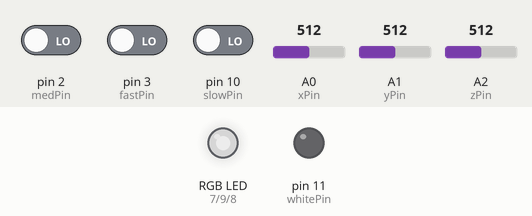
A sketch run on a simulated Arduino Uno, built with avr-gcc and run on an emulated ATmega328P. Shown: an RGB LED mixed from three pins (HIGH = lit), output pins drawn as LEDs (lit = HIGH). The inputs (shaded band) are chosen by the test bench; at power-on: A0 (xPin) = 512, A1 (yPin) = 512, A2 (zPin) = 512, pin 2 (medPin) LOW, pin 3 (fastPin) LOW, pin 10 (slowPin) LOW. Dim RGB values are drawn brighter than linear.

Above: at 1.24 s.
1.3 s: A0 (xPin) set to 139
4.3 s: A0 (xPin) set to 119
At 4.56 s:
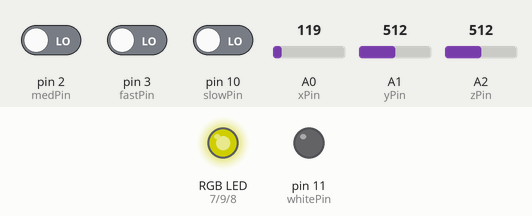
7.3 s: A1 (yPin) set to 122
At 7.68 s:
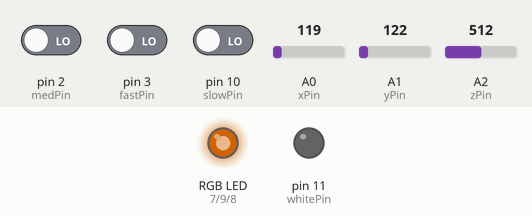
10.3 s: A2 (zPin) set to 137
13.3 s: A2 (zPin) set to 118
At 13.4 s:
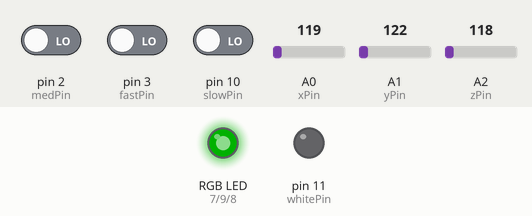
16.3 s: A1 (yPin) set to 0
At 17.7 s:
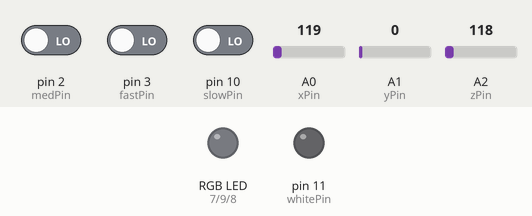
Timing chart, 0 to 18.8 s (numbered marks = the images above; inputs shaded):
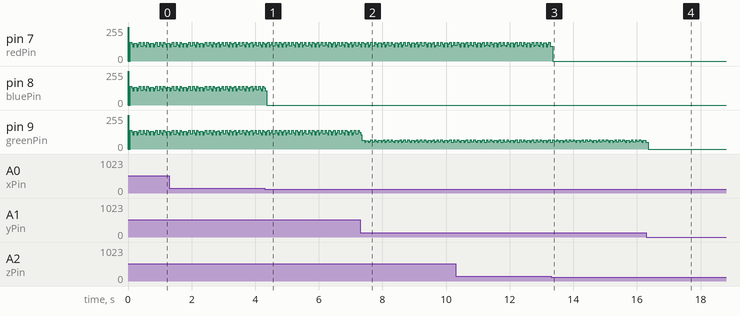

Measured:
- the behaviour switches between 128 and 127 on A0 (xPin) (found by bisection; images 0 and 1)
- the behaviour switches between 128 and 127 on A2 (zPin) (found by bisection; images 2 and 3)

The sketch:

light_dancing_mk1.ino
```cpp
int xPin = A0, yPin = A1, zPin = A2;
int redPin = 7, greenPin = 9, bluePin = 8, whitePin = 11;
int redVal, greenVal, blueVal, whiteVal;
int slowPin = 10, medPin = 2, fastPin = 3;
boolean isSlow, isMed, isFast;
int flashPeriod;
float rCoef = 0.5f, gCoef = 0.5f, bCoef = 0.5f;

void setup() {
  pinMode(redPin, OUTPUT);
  pinMode(greenPin, OUTPUT);
  pinMode(bluePin, OUTPUT);
  pinMode(whitePin, OUTPUT);
  pinMode(slowPin, INPUT);
  pinMode(medPin, INPUT);
  pinMode(fastPin, INPUT);
}

void loop() {
  redVal = analogRead(zPin);
  greenVal = analogRead(yPin);
  blueVal = analogRead(xPin);
//  analogWrite(redPin, (int)(rCoef * (float)redVal / 4.0f));
//  analogWrite(greenPin, (int)(gCoef * (float)greenVal / 4.0f));
//  analogWrite(bluePin, (int)(bCoef * (float)blueVal / 4.0f));
//  analogWrite(whitePin, whiteVal / 4);

  isSlow = digitalRead(slowPin);
  isMed = digitalRead(medPin);
  isFast = digitalRead(fastPin);
  whiteVal = 255;

  if( isFast ) {
    flashPeriod = 50000;
  }else if( isMed ) {
    flashPeriod = 100000;
  }else if( isSlow ) {
    flashPeriod = 150000;
  }else{
    flashPeriod = 0;
  }

  flashPeriod = 1000000;

  if( flashPeriod>0 ) {
    analogWrite(redPin, redVal);
    analogWrite(greenPin, greenVal);
    analogWrite(bluePin, blueVal);
    delayMicroseconds(flashPeriod / 2);
    digitalWrite(redPin, LOW);
    digitalWrite(greenPin, LOW);
    digitalWrite(bluePin, LOW);
    delayMicroseconds(flashPeriod / 2);
  }else{
    digitalWrite(redPin, LOW);
    digitalWrite(greenPin, LOW);
    digitalWrite(bluePin, LOW);
  }
}
```
